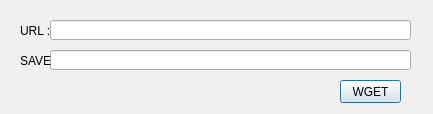
<?xml version="1.0" encoding="UTF-8"?>
<ui version="4.0">
 <class>Dialog</class>
 <widget class="QDialog" name="Dialog">
  <property name="windowModality">
   <enum>Qt::NonModal</enum>
  </property>
  <property name="geometry">
   <rect>
    <x>0</x>
    <y>0</y>
    <width>433</width>
    <height>114</height>
   </rect>
  </property>
  <property name="minimumSize">
   <size>
    <width>433</width>
    <height>114</height>
   </size>
  </property>
  <property name="maximumSize">
   <size>
    <width>433</width>
    <height>114</height>
   </size>
  </property>
  <property name="windowTitle">
   <string>WGET FILE</string>
  </property>
  <property name="modal">
   <bool>false</bool>
  </property>
  <widget class="QLineEdit" name="edt_url">
   <property name="geometry">
    <rect>
     <x>50</x>
     <y>20</y>
     <width>361</width>
     <height>20</height>
    </rect>
   </property>
  </widget>
  <widget class="QLabel" name="label">
   <property name="geometry">
    <rect>
     <x>20</x>
     <y>20</y>
     <width>31</width>
     <height>21</height>
    </rect>
   </property>
   <property name="text">
    <string>URL :</string>
   </property>
  </widget>
  <widget class="QLineEdit" name="edt_path">
   <property name="geometry">
    <rect>
     <x>50</x>
     <y>50</y>
     <width>361</width>
     <height>20</height>
    </rect>
   </property>
  </widget>
  <widget class="QLabel" name="label_2">
   <property name="geometry">
    <rect>
     <x>20</x>
     <y>50</y>
     <width>31</width>
     <height>21</height>
    </rect>
   </property>
   <property name="text">
    <string>SAVE:</string>
   </property>
  </widget>
  <widget class="QPushButton" name="btn_wget">
   <property name="geometry">
    <rect>
     <x>340</x>
     <y>80</y>
     <width>61</width>
     <height>23</height>
    </rect>
   </property>
   <property name="text">
    <string>WGET</string>
   </property>
  </widget>
 </widget>
 <resources/>
 <connections/>
</ui>
